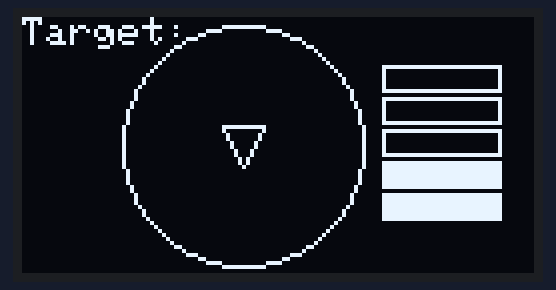
Bench run of a sketch on a simulated Arduino Uno, built for the host (arithmetic inside an expression is 32-bit, double 64-bit). Shown: 128×64 one-colour display.

Above: at 0.1 s.

The sketch:

DisplayTest_NoLoop.ino
```cpp
/*********
  Rui Santos
  Complete project details at https://randomnerdtutorials.com
*********/

#include <Wire.h>
#include <Adafruit_GFX.h>
#include <Adafruit_SSD1306.h>

#define SCREEN_WIDTH 128 // OLED display width, in pixels
#define SCREEN_HEIGHT 64 // OLED display height, in pixels

// Setting I2C pins for not default
#define DISPLAY_SDA 33
#define DISPLAY_SCL 32

// Declaration for an SSD1306 display connected to I2C (SDA, SCL pins)
Adafruit_SSD1306 display(SCREEN_WIDTH, SCREEN_HEIGHT, &Wire1, -1);


void setup() {
  Serial.begin(115200);
  Wire1.begin(DISPLAY_SDA, DISPLAY_SCL);
  if (!display.begin(SSD1306_SWITCHCAPVCC, 0x3C)) { // Address 0x3D for 128x64
    Serial.println(F("SSD1306 allocation failed"));
    for (;;);
  }
}

//***************************************************************************//
// Draw Ball Function (ALWAYS THE SAME) (CenterX,CenterY,Radius,Color)
void DrawBall() {
  display.drawCircle(55, 32, 30, SSD1306_WHITE);
}
//***************************************************************************//
//Draw Triangle on ball based on target value (VERTICAL ONLY)
//Print "Target" at top left
void DrawBallTarget(int poi_valuey, int poi_valuex) {
//Offset 0,0 to center of ball
  poi_valuex = poi_valuex + 50;
  poi_valuey = poi_valuey + 27;
  display.setTextSize(1);
  display.setTextColor(WHITE);
  display.setCursor(0, 0);
  display.println("Target:");
  display.drawTriangle(poi_valuex, poi_valuey, (poi_valuex + 5), (poi_valuey + 10), (poi_valuex + 10), poi_valuey, SSD1306_WHITE);
}
//***************************************************************************//
//Power Meter, fills based on given power 1 - 5
void DrawPowerMeter(int power_value) {
  for (int i = 0; i < 5; i++) {
    if (i < power_value) {
      display.fillRect(90, (44 - (8 * i)), 30, 7, SSD1306_WHITE);
    } else {
      display.drawRect(90, (44 - (8 * i)), 30, 7, SSD1306_WHITE);
    }
  }
}
//***************************************************************************//

void loop() {

  int poi_valuey = 0;
  int poi_valuex = 0;
  int power_value = 2;
  display.clearDisplay();
  DrawBall();
  DrawBallTarget(poi_valuey, poi_valuex);
  DrawPowerMeter(power_value);
  display.display();
}


////Draw Triangle on ball based on Actual value (VERTICAL ONLY (CURRENTLY))
////Print "Actual" at top left
//void DrawBallActual(int actualY) {
//  display.setTextSize(1);
//  display.setTextColor(WHITE);
//  display.setCursor(0, 0);
//  display.println("Actual:");
//  display.drawTriangle(50, actualY, 55, (actualY + 10), 60, actualY, SSD1306_WHITE);
```
